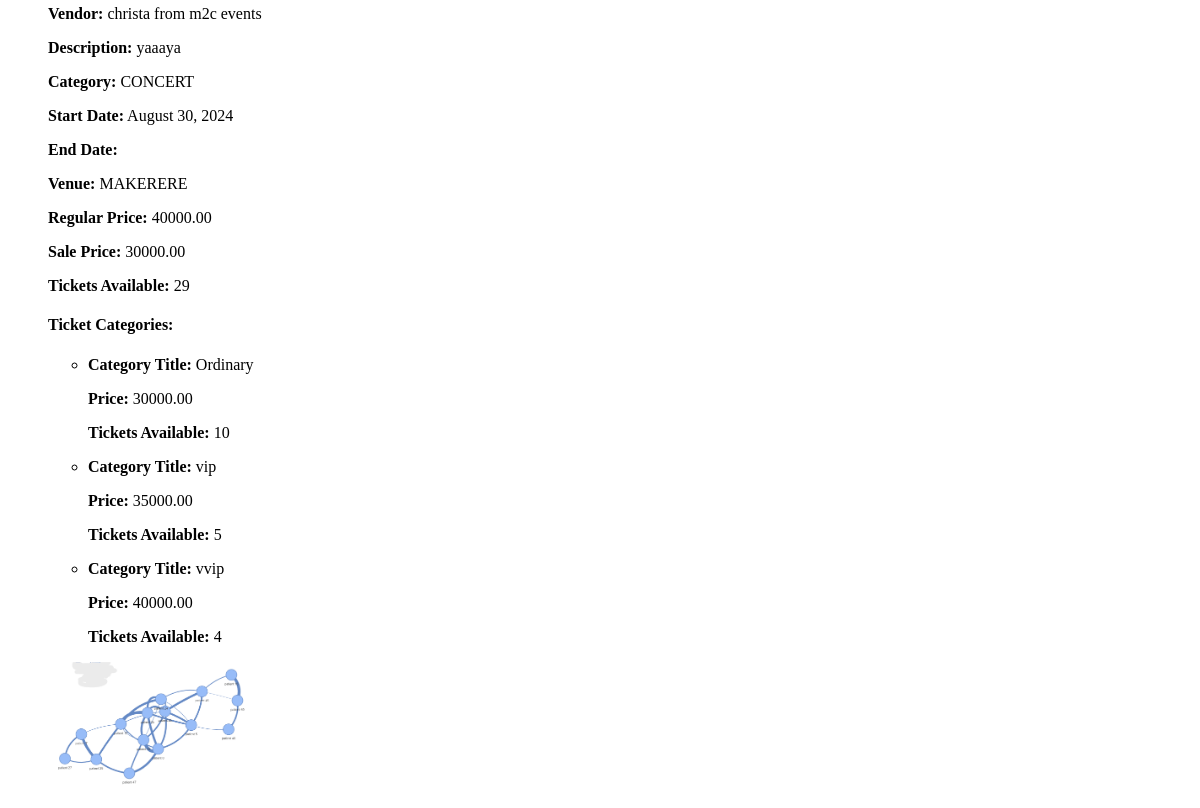
The app's page / (lower part), older data.
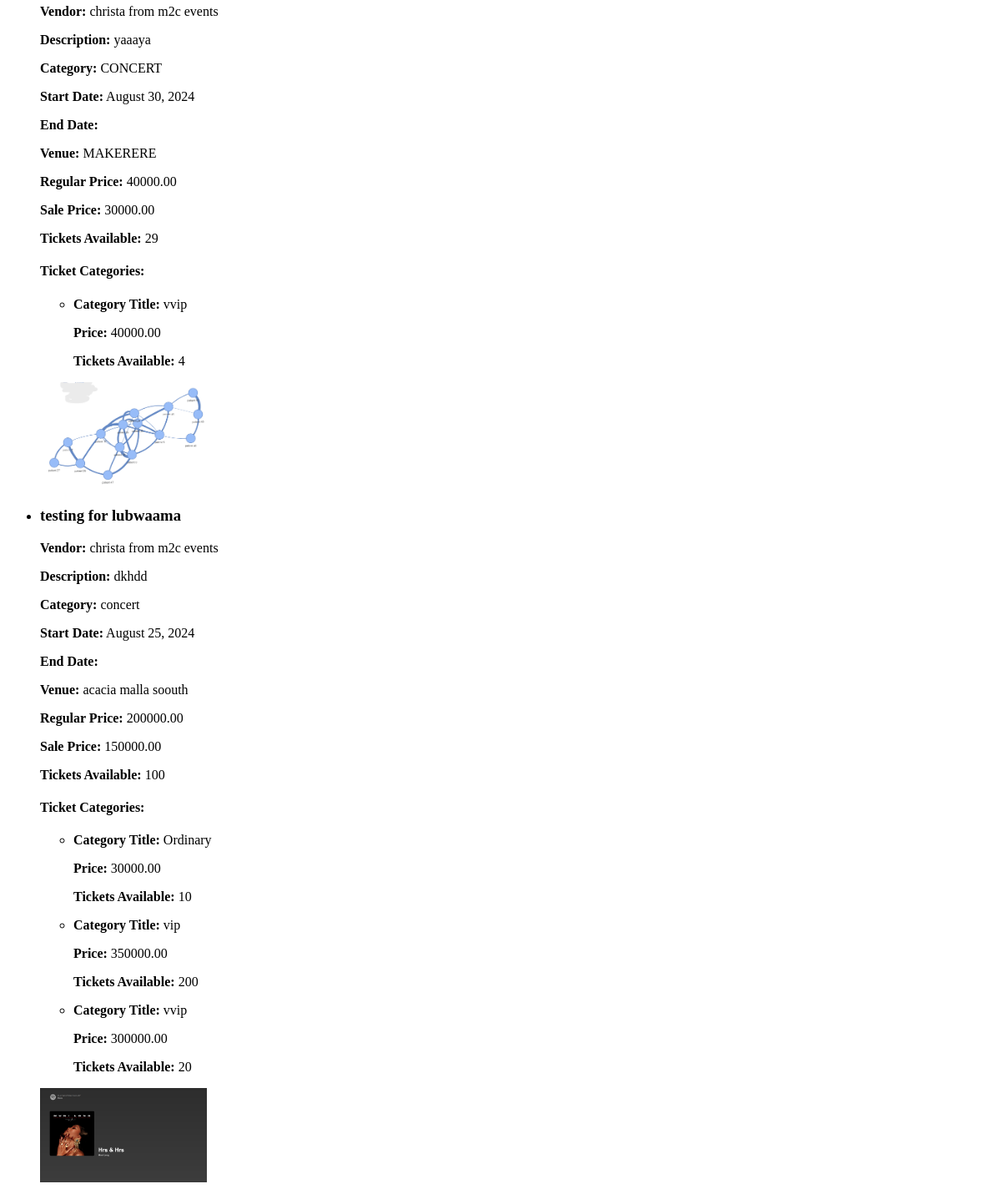
The same page, newer data.
### events/models.py (models this page shows, shortened)
class Event(models.Model):
    vendor = models.ForeignKey(Vendor, on_delete=models.CASCADE, related_name='events')  # Mandatory, linked to Vendor
    poster = models.ImageField(upload_to='event_posters/')  # Required field
    title = models.CharField(max_length=200)  # Required field
    description = models.TextField()  # Required field
    category = models.CharField(max_length=100)  # Required field (e.g., "conference", "concert")
    start_date = models.DateTimeField()  # Required field
    end_date = models.DateTimeField(null=True, blank=True)  # Optional field
    venue_name = models.CharField(max_length=100)  # Required field
    regular_price = models.DecimalField(max_digits=10, decimal_places=2)  # Required field
    sale_price = models.DecimalField(max_digits=10, decimal_places=2, null=True, blank=True)  # Optional field
    tickets_available = models.PositiveIntegerField(null=True, blank=True)  # Optional field

class TicketCategory(models.Model):
    event = models.ForeignKey(Event, on_delete=models.CASCADE, related_name='ticket_categories')  # Mandatory, linked to Event
    category_title = models.CharField(max_length=100)  # Required field
    category_price = models.DecimalField(max_digits=10, decimal_places=2)  # Required field
    category_tickets_available = models.PositiveIntegerField()  # Required field

### vendors/models.py (models this page shows, shortened)
class Vendor(AbstractBaseUser, PermissionsMixin):
    username = models.CharField(max_length=30, unique=True)
    email = models.EmailField(unique=True)
    first_name = models.CharField(max_length=30)
    last_name = models.CharField(max_length=30)
    storename = models.CharField(max_length=50)
    store_phone = models.CharField(max_length=15)
    verification_code = models.CharField(max_length=6, null=True, blank=True)
    verification_code_created_at = models.DateTimeField(null=True, blank=True)
    is_active = models.BooleanField(default=True)
    is_admin = models.BooleanField(default=False)
    is_superuser = models.BooleanField(default=False)
    is_staff = models.BooleanField(default=False)
    objects = VendorManager()
    USERNAME_FIELD = 'username'
    REQUIRED_FIELDS = ['email', 'first_name', 'last_name', 'storename', 'store_phone']

### events/views.py (the view)
# urls.py: path('', views.all_events, name='all_events'),
def all_events(request):
    events = Event.objects.prefetch_related('ticket_categories').all()
    context = {
        'events': events
    }
    return render(request, 'events/all_events.html', context)

### templates/events/all_events.html (shortened to what this page needs)
<!DOCTYPE html>
<html lang="en">
<head>
</head>
<body>
    {% if events %}
        <ul>
            {% for event in events %}
                <li>
                    <h3>{{ event.title }}</h3>
                    <p><strong>Vendor:</strong> {{ event.vendor.first_name }} from {{ event.vendor.storename }}</p>
                    <p><strong>Description:</strong> {{ event.description }}</p>
                    <p><strong>Category:</strong> {{ event.category }}</p>
                    <p><strong>Start Date:</strong> {{ event.start_date|date:"F d, Y" }}</p>
                    <p><strong>End Date:</strong> {{ event.end_date|date:"F d, Y" }}</p>
                    <p><strong>Venue:</strong> {{ event.venue_name }}</p>
                    <p><strong>Regular Price:</strong> {{ event.regular_price }}</p>
                    <p><strong>Sale Price:</strong> {{ event.sale_price }}</p>
                    <p><strong>Tickets Available:</strong> {{ event.tickets_available }}</p>
                    {% if event.ticket_categories.all %}
                        <h4>Ticket Categories:</h4>
                        <ul>
                            {% for category in event.ticket_categories.all %}
                                <li>
                                    <p><strong>Category Title:</strong> {{ category.category_title }}</p>
                                    <p><strong>Price:</strong> {{ category.category_price }}</p>
                                    <p><strong>Tickets Available:</strong> {{ category.category_tickets_available }}</p>
                                </li>
                            {% endfor %}
                        </ul>
                    {% else %}
                        <p>No ticket categories available.</p>
                    {% endif %}
                    {% if event.poster %}
                        <p><img src="{{ event.poster.url }}" alt="{{ event.title }}" width="200"></p>
                    {% else %}
                        <p>No image available</p>
                    {% endif %}
                </li>
            {% endfor %}
        </ul>
    {% else %}
        <p>No events available.</p>
    {% endif %}
</body>
</html>

Row changes from the older to the newer data that the page shows:
changed Event "yaaaya": loses TicketCategory (category_title "Ordinary", category_price "30000.00", category_tickets_available "10"); loses TicketCategory (category_title "vip", category_price "35000.00", category_tickets_available "5")
added Event: title "testing for lubwaama", vendor.first_name "christa", vendor.storename "m2c events", description "dkhdd", category "concert", start_date "August 25, 2024", venue_name "acacia malla soouth", regular_price "200000.00", sale_price "150000.00", tickets_available "100", poster (picture), TicketCategory (category_title "Ordinary", category_price "30000.00", category_tickets_available "10"), TicketCategory (category_title "vip", category_price "350000.00", category_tickets_available "200")
added TicketCategory: category_title "vvip", category_price "300000.00", category_tickets_available "20", shown under "testing for lubwaama"
